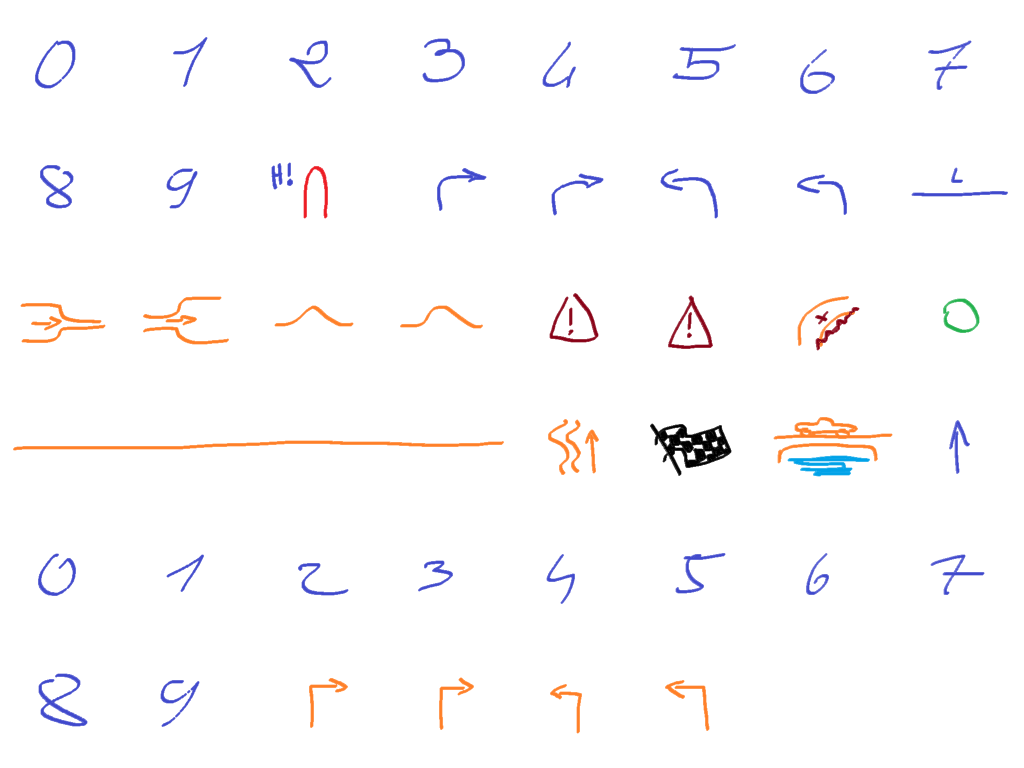
#> input picture assets/carnet/symboles.png, 1024 x 768 px
$ python symboles.py ../../assets/carnet/symboles.png ../../assets/carnet/symboles.png ../../assets/carnet/symboles.png
#> lines starting #> are read from the running program, lines starting #| are printed output that depends on the picture; after the words box and inside, x2 and y2 are one past the last pixel; in counts of white or black regions, pixels touching at a corner belong together
# Planche de JD (2048x1536, 8x6 cases de 256) -> symboles.png RGBA (8x6 cases de 128) : fond blanc et reperes bleu tres
# clair retires (cadres, etiquettes, lignes guides), couleurs de JD gardees, traits un peu epaissis avant la reduction.
import sys
import numpy as np
from PIL import Image
from scipy import ndimage

src, dst, prev = sys.argv[1], sys.argv[2], sys.argv[3]
im = np.array(Image.open(src).convert('RGB')).astype(np.float32)
r, g, b = im[..., 0], im[..., 1], im[..., 2]
mx, mn = im.max(-1), im.min(-1)
sat = mx - mn
lum = 0.299 * r + 0.587 * g + 0.114 * b
# reperes : (200,216,240) et (225,232,245) et leurs melanges avec le blanc -> sat <= ~42, lum >= ~212, et teinte bleu pale
# (b le plus fort). Encre : nettement plus saturee ou plus foncee.
a_sat = np.clip((sat - 48) / 70.0, 0, 1)
a_lum = np.clip((200 - lum) / 70.0, 0, 1)
alpha = np.maximum(a_sat, a_lum)
# les pixels de repere eux-memes : jamais d'encre
guide = (sat <= 46) & (lum >= 196) & (b >= g) & (g >= r - 2)
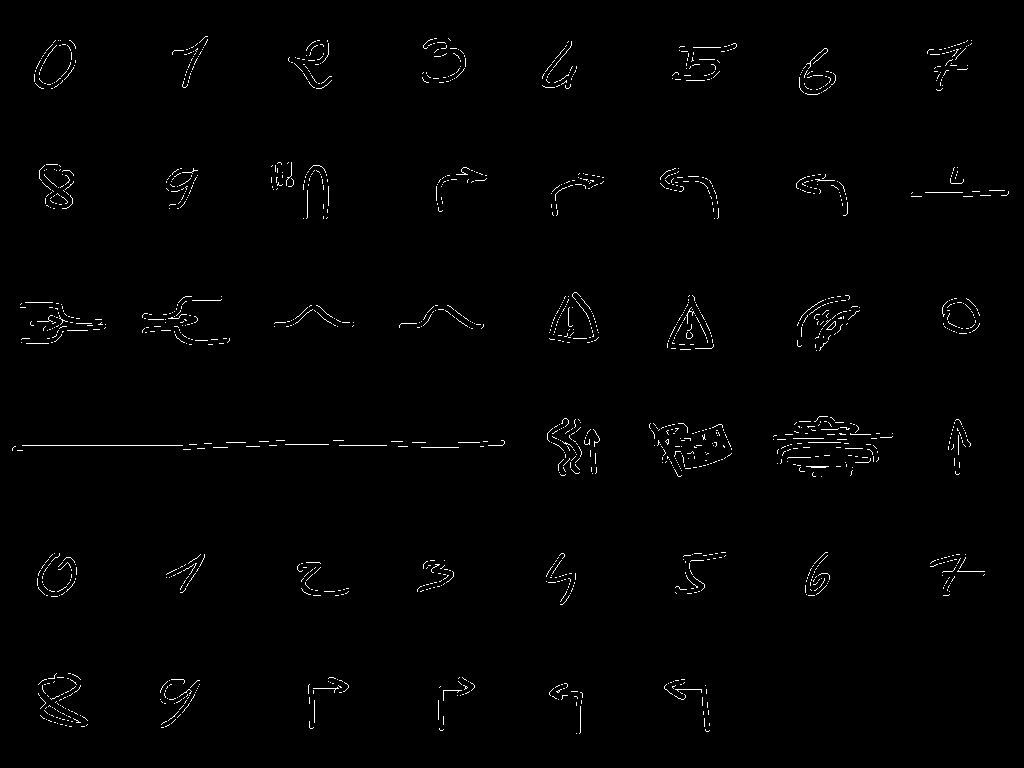
#> guide: shape (768, 1024) bool; 0.97% white in thin lines or dots, all inside (x1, y1, x2, y2) = (12, 36, 1009, 734)
alpha[guide] = 0
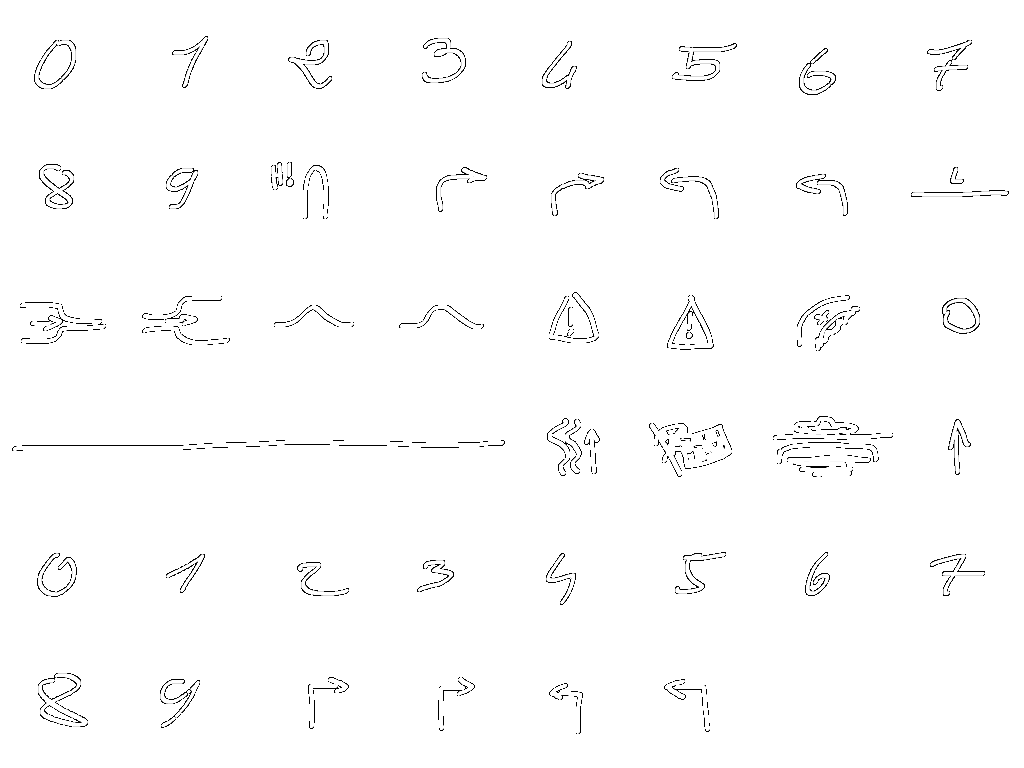
#> alpha: shape (768, 1024) float32; min 0, max 1, mean 0.988
# couleur d'encre : demelange du blanc (c = a*ink + (1-a)*255)
a3 = np.maximum(alpha, 1e-3)[..., None]
ink = np.clip(255 - (255 - im) / a3, 0, 255)
# epaissir : dilatation de l'alpha (rayon 2 px), couleur du voisin le plus opaque
k = np.zeros((5, 5), bool)
yy, xx = np.mgrid[-2:3, -2:3]
k[(yy * yy + xx * xx) <= 5] = True
alpha_d = ndimage.grey_dilation(alpha, footprint=k)
#> alpha_d: shape (768, 1024) float32; every value is 1
# index du voisin le plus opaque : maximum_filter sur (alpha*1e6 + index) n'est pas exact en float ; on fait par decalages
best_a = alpha.copy(); best_c = ink.copy()
H, W = alpha.shape
#> H = 768; W = 1024
for dy in range(-2, 3):
    for dx in range(-2, 3):
        if not k[dy + 2, dx + 2] or (dy == 0 and dx == 0):
            continue
        sa = np.zeros_like(alpha); sc = np.zeros_like(ink)
        ys0, ys1 = max(0, dy), H + min(0, dy); xs0, xs1 = max(0, dx), W + min(0, dx)
        sa[ys0 - dy:ys1 - dy, xs0 - dx:xs1 - dx] = alpha[ys0:ys1, xs0:xs1]
        sc[ys0 - dy:ys1 - dy, xs0 - dx:xs1 - dx] = ink[ys0:ys1, xs0:xs1]
        m = sa > best_a
        best_a[m] = sa[m]; best_c[m] = sc[m]
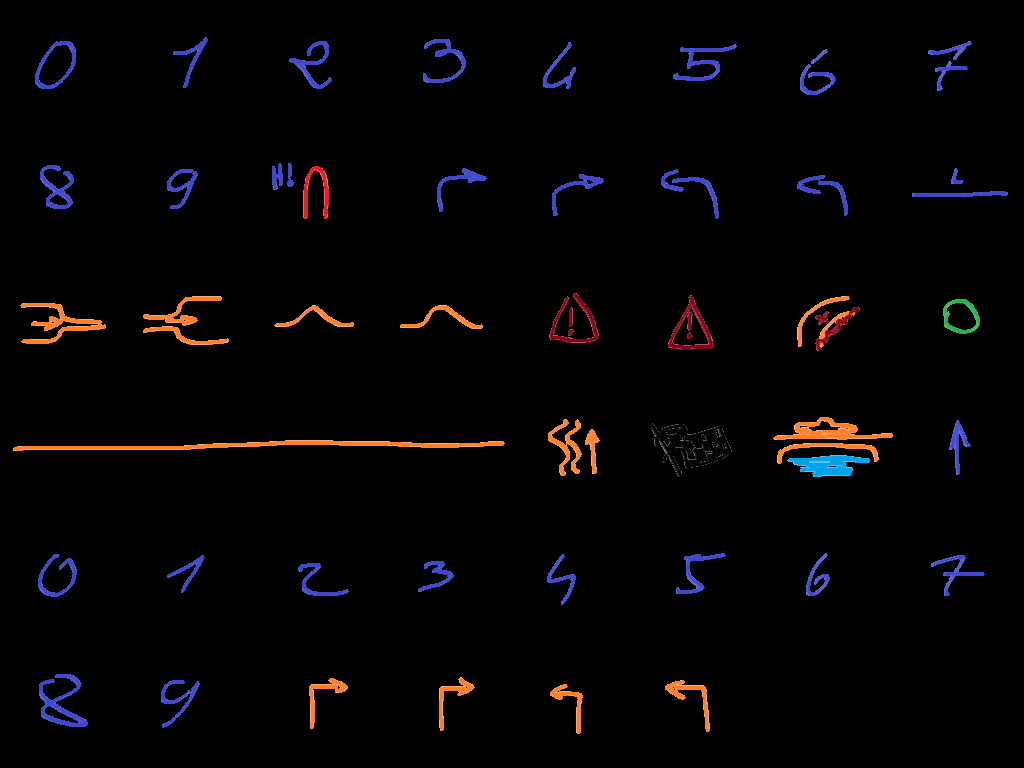
#> best_c: shape (768, 1024, 3) float32; mean R, G, B 5.1, 3.5, 4.6
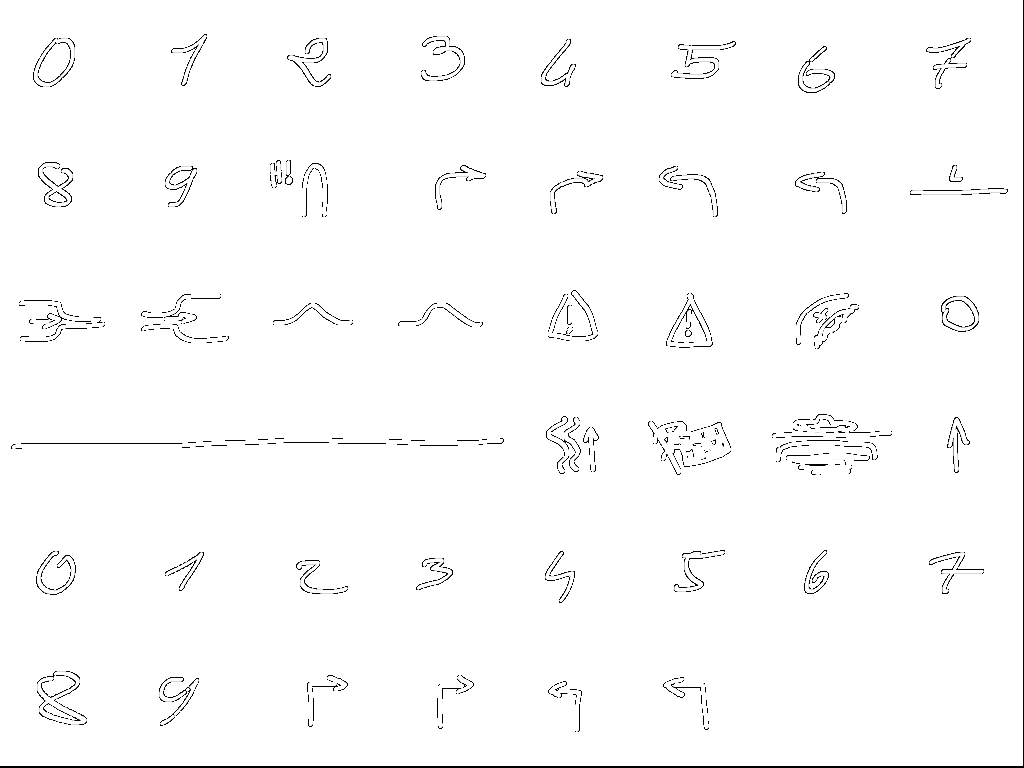
#> sa: shape (768, 1024) float32; min 0, max 1, mean 0.985
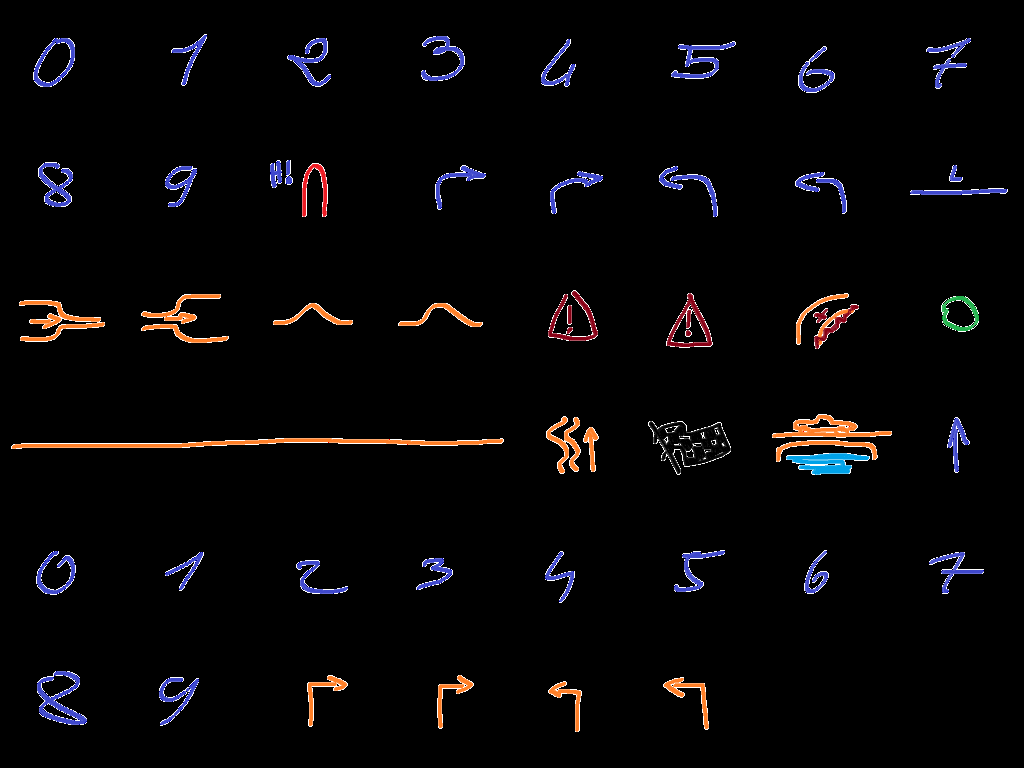
#> sc: shape (768, 1024, 3) float32; mean R, G, B 7.1, 5.7, 6.8
alpha_d = np.clip(alpha_d * 1.0, 0, 1)
# un peu de douceur sur le bord dilate (moyenne avec l'original) pour ne pas faire de traits en escalier
alpha_f = np.maximum(alpha, ndimage.uniform_filter(alpha_d, 3) * 0.95)
rgba = np.dstack([best_c, alpha_f[..., None] * 255]).astype(np.float32)
# reduction 2x en premultiplie
pm = rgba.copy(); pm[..., :3] *= alpha_f[..., None]
pm = pm.reshape(H // 2, 2, W // 2, 2, 4).mean((1, 3))
#> pm: shape (384, 512, 4) float32
A = pm[..., 3:4] / 255.0
out = np.zeros_like(pm)
out[..., :3] = np.where(A > 1e-4, pm[..., :3] / np.maximum(A, 1e-4), 0)
out[..., 3] = pm[..., 3]
out = np.clip(out + 0.5, 0, 255).astype(np.uint8)
out[out[..., 3] < 6] = 0
Image.fromarray(out, 'RGBA').save(dst, optimize=True)
# controle : sur fond gris moyen et sur papier creme
for name, bg in (('gris', (128, 128, 128)), ('papier', (250, 244, 225))):
    base = Image.new('RGBA', (W // 2, H // 2), bg + (255,))
    base.alpha_composite(Image.fromarray(out, 'RGBA'))
    base.convert('RGB').save(prev.replace('.png', '-' + name + '.png'))
#> this loop made 2 passes
#> pass 2, `base = Image.new('RGBA', (W // 2, H // 2), bg + (255,))`:
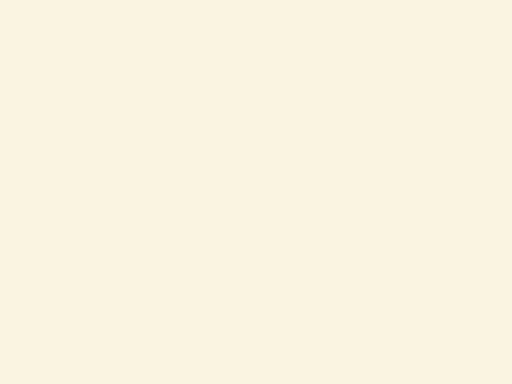
#> base: PIL image 512x384 RGBA; mean R, G, B, A 250, 244, 225, 255
print('ok', out.shape, int((out[..., 3] > 0).sum()))
#| ok (384, 512, 4) 196608

$ run again, with assets/carnet/page.png copied over assets/carnet/symboles.png
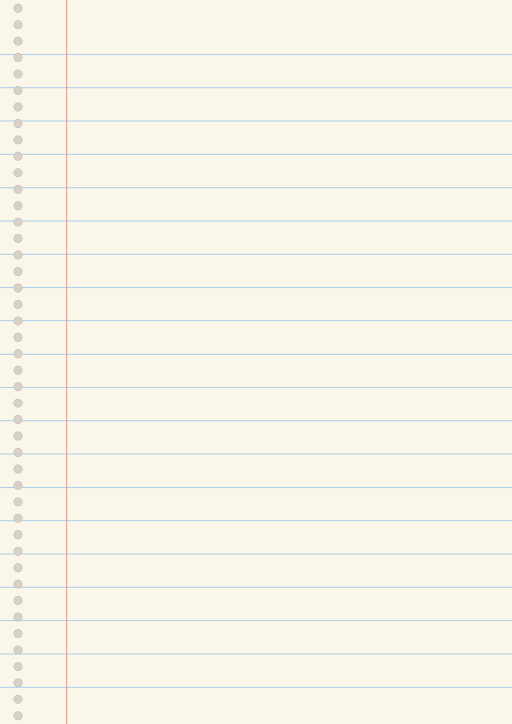
#> input picture assets/carnet/page.png, 1024 x 1448 px (shown at 1/2 size)
#> `guide = (sat <= 46) & (lum >= 196) & (b >= g) & (g >= r - 2)`:
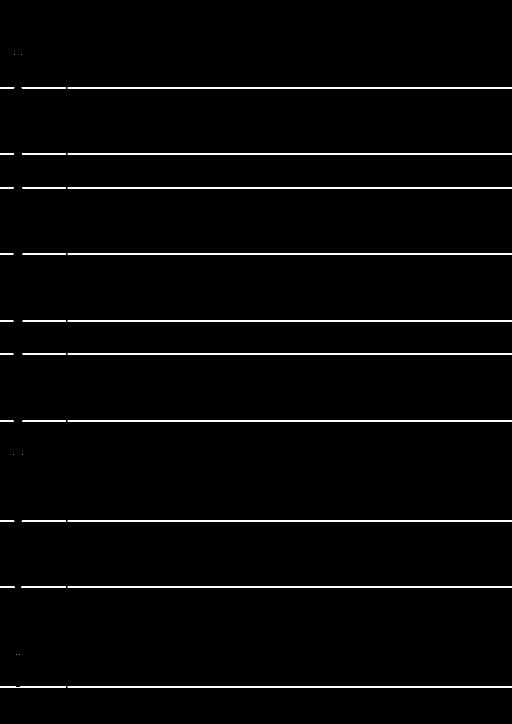
#> guide: shape (1448, 1024) bool (shown at 1/2 size); 1.4% white in thin lines or dots, all inside (x1, y1, x2, y2) = (0, 108, 1024, 1376)
#> after the loop `for name, bg in (('gris', (128, 128, 128)), ('papier', (250, 244, 225)..`:
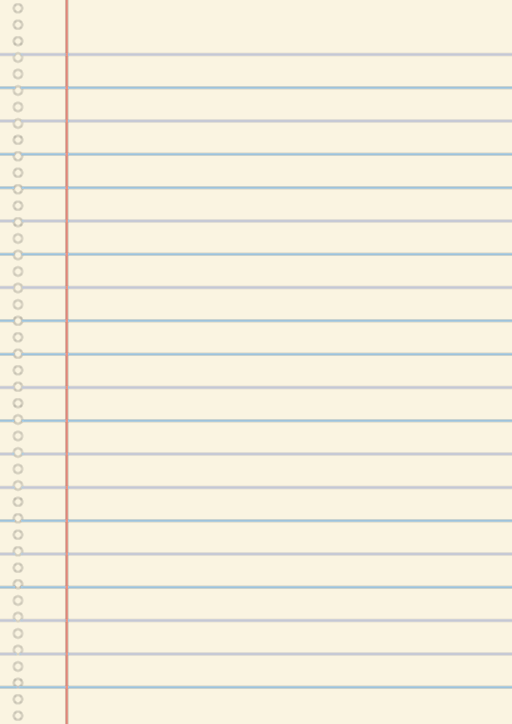
#> base: PIL image 512x724 RGBA; mean R, G, B, A 244.2, 239.5, 222.9, 255
#| ok (724, 512, 4) 49396
